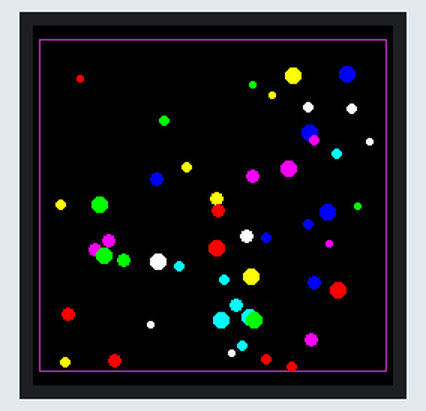
Recording of a program running on a simulated Raspberry Pi Pico running MicroPython. Shown: 240×240 colour display. Random numbers come from a fixed seed; threads take turns every 2 ms.

Above: at 0.47 s.
At 3.0 s:
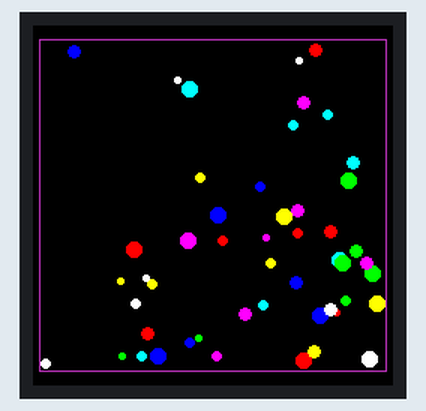
At 5.54 s:
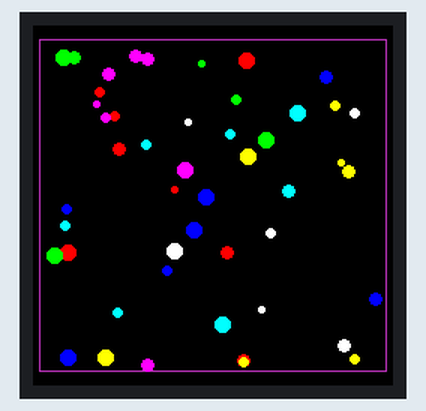
At 10.92 s:
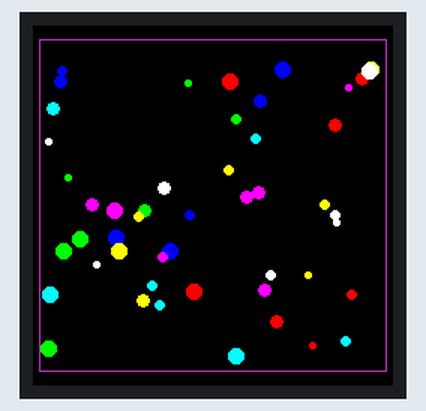
At 16.3 s:
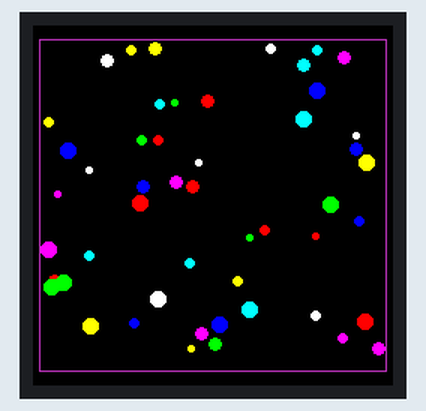
At 21.68 s:
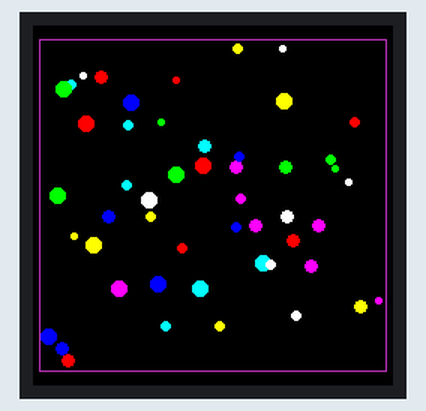

The program:

main_simple_multicoreonly.py
```python
#
#  Balls - a simple and optimised version for highest frame rate
#
import _thread
import utime
import random
import gc
from picographics import PicoGraphics, DISPLAY_LCD_240X240, PEN_P8

# Ball settings
BALLS_MAX = 50
BALLS_RADIUS_MAX = 5
BALLS_RADIUS_MIN = 2

# Max frame rate
FPS_TARGET = 50

DISPLAY_FPS = False

# Display settings
display = PicoGraphics(display=DISPLAY_LCD_240X240, pen_type=PEN_P8)
display.set_backlight(1)
display.set_font('bitmap8')
WIDTH, HEIGHT = display.get_bounds()
MIDX = int(WIDTH/2)
MIDY = int(WIDTH/2)

# Create some colours
BG = display.create_pen(0, 0, 0)
FG = display.create_pen(180, 50, 180)
WHITE = display.create_pen(255, 255, 255)
COLOURS = [
    display.create_pen(255, 0, 0),
    display.create_pen(0, 255, 0),
    display.create_pen(0, 0, 255),
    display.create_pen(255, 255, 0),
    display.create_pen(0, 255, 255),
    display.create_pen(255, 0, 255),
    WHITE,
]

# Bounding box
BOUNDS = (5, 10, WIDTH - 10, HEIGHT - 20)

# Create some balls
balls = []
for i in range(0, BALLS_MAX):
    r = random.randint(BALLS_RADIUS_MIN, BALLS_RADIUS_MAX)
    px = random.randint(r, BOUNDS[2] - r)
    py = random.randint(r, BOUNDS[3] - r)
    vx = random.randint(40, 100) / 100
    vy = random.randint(40, 100) / 100
    balls.append([
        px,
        py,
        vx,
        vy,
        r,
        COLOURS[i % len(COLOURS)]
    ])

# Core frame rates
core0Fps = 0
core1Fps = 0
moving = False

"""Core 1 process - move the balls and track frame rate"""
@micropython.native
def core1_thread():
    global core1Fps, moving, balls, BOUNDS

    while True:
        core1Start = utime.ticks_ms()
        moving = True
        for ball in balls:
            magnitude = (ball[2]**2 + ball[3]**2)**0.5
            ball[0] += ball[2] * (magnitude * 2)
            ball[1] += ball[3] * (magnitude * 2)

            # Bounce off the walls and move inside if gone out of bounds
            if ball[0] - ball[4] < 0:
                ball[0] = ball[4]
                ball[2] *= -1
            elif ball[0] + ball[4] > BOUNDS[2]:
                ball[0] = BOUNDS[2] - ball[4]
                ball[2] *= -1

            if ball[1] - ball[4] < 0:
                ball[1] = ball[4]
                ball[3] *= -1
            elif ball[1] + ball[4] > BOUNDS[3]:
                ball[1] = BOUNDS[3] - ball[4]
                ball[3] *= -1

        moving = False
        timeTaken = utime.ticks_diff(utime.ticks_ms(), core1Start);
        if timeTaken < (1 / FPS_TARGET) * 1000:
            utime.sleep((1 / FPS_TARGET)-(timeTaken / 1000))

        core1Fps = 1000 / utime.ticks_diff(utime.ticks_ms(), core1Start)

# Start the core 1 process
core1 = _thread.start_new_thread(core1_thread, ())

# Main Loop core 0 - draw the balls
while True:

    # Don't do anything if we are moving things in core 1
    while moving:
        pass

    core0Start = utime.ticks_ms()

    # Draw the bounds
    display.set_pen(BG)
    display.clear()
    display.set_pen(FG)
    display.rectangle(BOUNDS[0] - 1, BOUNDS[1] - 1, BOUNDS[2] + 2, BOUNDS[3] + 2)
    display.set_pen(BG)
    display.rectangle(BOUNDS[0], BOUNDS[1], BOUNDS[2], BOUNDS[3])

    # Draw the balls
    for ball in balls:
        display.set_pen(ball[5])
        display.circle(int(ball[0] + BOUNDS[0]), int(ball[1] + BOUNDS[1]), ball[4])

    # Frame rate and memory display
    if DISPLAY_FPS:
        display.set_pen(WHITE)
        display.text("C0 {} fps".format(round(core0Fps, 1)), 20, 210, 200, 2)
        display.text("C1 {} fps".format(round(core1Fps, 1)), 135, 210, 200, 2)
        display.text("{}kb free".format(round(gc.mem_free() / 1000, 1)), 20, 185, 200, 2)

    # Update the display
    display.update()

    timeTaken = utime.ticks_diff(utime.ticks_ms(), core0Start);
    if timeTaken < (1 / FPS_TARGET) * 1000:
        utime.sleep((1 / FPS_TARGET) - (timeTaken / 1000))

    core0Fps = 1000 / utime.ticks_diff(utime.ticks_ms(), core0Start)

    gc.collect()
```
